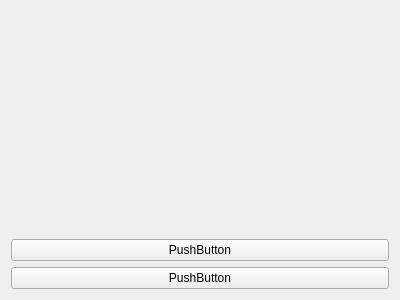
<?xml version="1.0" encoding="UTF-8"?>
<ui version="4.0">
 <class>Widget</class>
 <widget class="QWidget" name="Widget">
  <property name="geometry">
   <rect>
    <x>0</x>
    <y>0</y>
    <width>400</width>
    <height>300</height>
   </rect>
  </property>
  <property name="windowTitle">
   <string>Widget</string>
  </property>
  <layout class="QVBoxLayout" name="verticalLayout">
   <item>
    <widget class="smallwidget" name="widget" native="true"/>
   </item>
   <item>
    <widget class="QPushButton" name="pushButton_2">
     <property name="text">
      <string>PushButton</string>
     </property>
    </widget>
   </item>
   <item>
    <widget class="QPushButton" name="pushButton">
     <property name="text">
      <string>PushButton</string>
     </property>
    </widget>
   </item>
  </layout>
 </widget>
 <customwidgets>
  <customwidget>
   <class>smallwidget</class>
   <extends>QWidget</extends>
   <header location="global">smallwidget.h</header>
   <container>1</container>
  </customwidget>
 </customwidgets>
 <resources/>
 <connections/>
</ui>
